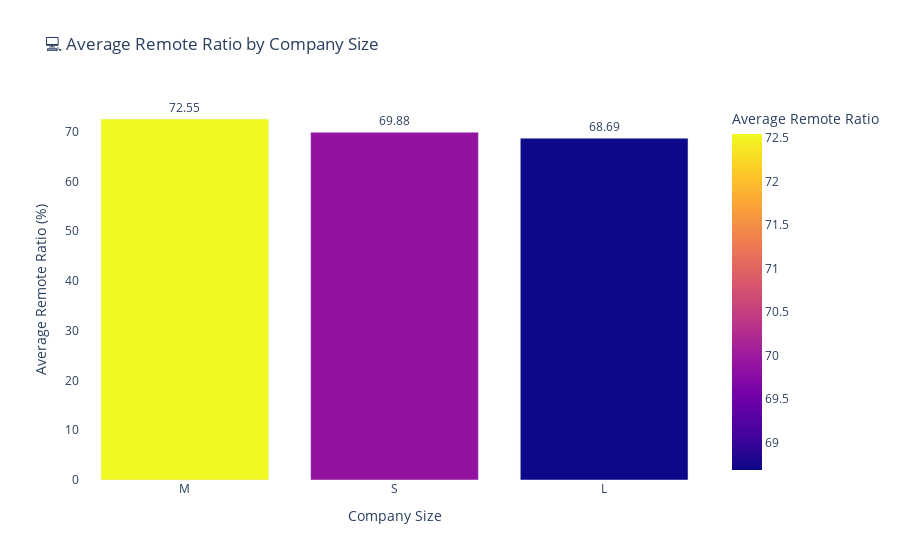

Notebook source saved alongside this figure:
### Code cell
# 📊 Average Remote Ratio by Company Size
avg_remote_ratio = (
    df.groupby('company_size')['remote_ratio']
    .mean()
    .reset_index()
    .sort_values('remote_ratio', ascending=False)
)

fig = px.bar(
    avg_remote_ratio,
    x='company_size',
    y='remote_ratio',
    color='remote_ratio',
    text='remote_ratio',
    title='💻 Average Remote Ratio by Company Size',
    labels={'company_size': 'Company Size', 'remote_ratio': 'Average Remote Ratio'}
)

# Improve readability
fig.update_traces(texttemplate='%{text:.2f}', textposition='outside')
fig.update_layout(
    yaxis_title="Average Remote Ratio (%)",
    xaxis_title="Company Size",
    plot_bgcolor="white"
)

fig.show()

### Figure 1 — Plotly figure (JSON) as saved in the notebook; plotly's stock layout.template omitted (floating-point values rounded to 4 significant figures)
{"data": [{"hovertemplate": "Company Size=%{x}<br>Average Remote Ratio=%{marker.color}<extra></extra>", "legendgroup": "", "marker": {"color": [72.55, 69.88, 68.69], "coloraxis": "coloraxis", "pattern": {"shape": ""}}, "name": "", "orientation": "v", "showlegend": false, "text": [72.55, 69.88, 68.69], "textposition": "outside", "texttemplate": "%{text:.2f}", "type": "bar", "x": ["M", "S", "L"], "xaxis": "x", "y": [72.55, 69.88, 68.69], "yaxis": "y"}], "layout": {"barmode": "relative", "coloraxis": {"colorbar": {"title": {"text": "Average Remote Ratio"}}, "colorscale": [[0, "#0d0887"], [0.1111, "#46039f"], [0.2222, "#7201a8"], [0.3333, "#9c179e"], [0.4444, "#bd3786"], [0.5556, "#d8576b"], [0.6667, "#ed7953"], [0.7778, "#fb9f3a"], [0.8889, "#fdca26"], [1, "#f0f921"]]}, "legend": {"tracegroupgap": 0}, "plot_bgcolor": "white", "title": {"text": "💻 Average Remote Ratio by Company Size"}, "xaxis": {"anchor": "y", "domain": [0, 1], "title": {"text": "Company Size"}}, "yaxis": {"anchor": "x", "domain": [0, 1], "title": {"text": "Average Remote Ratio (%)"}}}}
